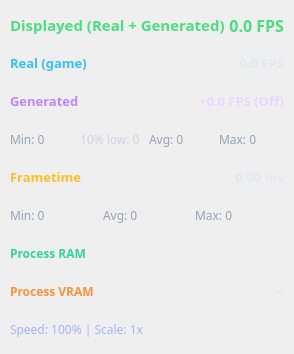
<?xml version="1.0" encoding="UTF-8"?>
<ui version="4.0">
 <class>PerformanceOverlay</class>
 <widget class="QWidget" name="PerformanceOverlay">
  <property name="geometry">
   <rect>
    <x>0</x>
    <y>0</y>
    <width>292</width>
    <height>354</height>
   </rect>
  </property>
  <property name="windowTitle">
   <string>Performance Overlay</string>
  </property>
  <layout class="QVBoxLayout" name="verticalLayout">
   <property name="spacing">
    <number>4</number>
   </property>
   <property name="leftMargin">
    <number>10</number>
   </property>
   <property name="topMargin">
    <number>8</number>
   </property>
   <property name="rightMargin">
    <number>10</number>
   </property>
   <property name="bottomMargin">
    <number>8</number>
   </property>
   <item>
    <layout class="QHBoxLayout" name="total_fps_layout">
     <item>
      <widget class="QLabel" name="label_total">
       <property name="font">
        <font>
         <family>Sans Serif</family>
         <pointsize>11</pointsize>
         <bold>true</bold>
        </font>
       </property>
       <property name="styleSheet">
        <string notr="true">color: #4ade80;</string>
       </property>
       <property name="text">
        <string>Displayed (Real + Generated)</string>
       </property>
      </widget>
     </item>
     <item>
      <widget class="QLabel" name="total_fps">
       <property name="font">
        <font>
         <family>Sans Serif</family>
         <pointsize>12</pointsize>
         <bold>true</bold>
        </font>
       </property>
       <property name="alignment">
        <set>Qt::AlignRight|Qt::AlignTrailing|Qt::AlignVCenter</set>
       </property>
       <property name="styleSheet">
        <string notr="true">color: #4ade80;</string>
       </property>
       <property name="text">
        <string>0.0 FPS</string>
       </property>
      </widget>
     </item>
    </layout>
   </item>
   <item>
    <layout class="QHBoxLayout" name="fps_label_layout">
     <item>
      <widget class="QLabel" name="label_4">
       <property name="font">
        <font>
         <family>Sans Serif</family>
         <pointsize>10</pointsize>
         <bold>true</bold>
        </font>
       </property>
       <property name="styleSheet">
        <string notr="true">color: #38bdf8;</string>
       </property>
       <property name="text">
        <string>Real (game)</string>
       </property>
      </widget>
     </item>
     <item>
      <widget class="QLabel" name="fps">
       <property name="font">
        <font>
         <family>Sans Serif</family>
         <pointsize>10</pointsize>
         <bold>true</bold>
        </font>
       </property>
       <property name="alignment">
        <set>Qt::AlignRight|Qt::AlignTrailing|Qt::AlignVCenter</set>
       </property>
       <property name="styleSheet">
        <string notr="true">color: #e2e8f0;</string>
       </property>
       <property name="text">
        <string>0.0 FPS</string>
       </property>
      </widget>
     </item>
    </layout>
   </item>
   <item>
    <layout class="QHBoxLayout" name="gen_fps_layout">
     <item>
      <widget class="QLabel" name="label_gen">
       <property name="font">
        <font>
         <family>Sans Serif</family>
         <pointsize>10</pointsize>
         <bold>true</bold>
        </font>
       </property>
       <property name="styleSheet">
        <string notr="true">color: #c084fc;</string>
       </property>
       <property name="text">
        <string>Generated</string>
       </property>
      </widget>
     </item>
     <item>
      <widget class="QLabel" name="fps_gen">
       <property name="font">
        <font>
         <family>Sans Serif</family>
         <pointsize>10</pointsize>
         <bold>true</bold>
        </font>
       </property>
       <property name="alignment">
        <set>Qt::AlignRight|Qt::AlignTrailing|Qt::AlignVCenter</set>
       </property>
       <property name="styleSheet">
        <string notr="true">color: #e9d5ff;</string>
       </property>
       <property name="text">
        <string>+0.0 FPS (Off)</string>
       </property>
      </widget>
     </item>
    </layout>
   </item>
   <item>
    <layout class="QHBoxLayout" name="horizontalLayout">
     <item>
      <widget class="QLabel" name="fps_min">
       <property name="font">
        <font>
         <family>Sans Serif</family>
         <pointsize>9</pointsize>
         <bold>false</bold>
        </font>
       </property>
       <property name="styleSheet">
        <string notr="true">color: #94a3b8;</string>
       </property>
       <property name="text">
        <string>Min: 0</string>
       </property>
      </widget>
     </item>
     <item>
      <widget class="QLabel" name="fps_low1">
       <property name="font">
        <font>
         <family>Sans Serif</family>
         <pointsize>9</pointsize>
         <bold>false</bold>
        </font>
       </property>
       <property name="styleSheet">
        <string notr="true">color: #cbd5e1;</string>
       </property>
       <property name="text">
        <string>10% low: 0</string>
       </property>
      </widget>
     </item>
     <item>
      <widget class="QLabel" name="fps_avg">
       <property name="font">
        <font>
         <family>Sans Serif</family>
         <pointsize>9</pointsize>
         <bold>false</bold>
        </font>
       </property>
       <property name="styleSheet">
        <string notr="true">color: #94a3b8;</string>
       </property>
       <property name="text">
        <string>Avg: 0</string>
       </property>
      </widget>
     </item>
     <item>
      <widget class="QLabel" name="fps_max">
       <property name="font">
        <font>
         <family>Sans Serif</family>
         <pointsize>9</pointsize>
         <bold>false</bold>
        </font>
       </property>
       <property name="styleSheet">
        <string notr="true">color: #94a3b8;</string>
       </property>
       <property name="text">
        <string>Max: 0</string>
       </property>
      </widget>
     </item>
    </layout>
   </item>
   <item>
    <layout class="QHBoxLayout" name="ft_label_layout">
     <item>
      <widget class="QLabel" name="label_3">
       <property name="font">
        <font>
         <family>Sans Serif</family>
         <pointsize>10</pointsize>
         <bold>true</bold>
        </font>
       </property>
       <property name="styleSheet">
        <string notr="true">color: #fbbf24;</string>
       </property>
       <property name="text">
        <string>Frametime</string>
       </property>
      </widget>
     </item>
     <item>
      <widget class="QLabel" name="frametime">
       <property name="font">
        <font>
         <family>Sans Serif</family>
         <pointsize>10</pointsize>
         <bold>true</bold>
        </font>
       </property>
       <property name="alignment">
        <set>Qt::AlignRight|Qt::AlignTrailing|Qt::AlignVCenter</set>
       </property>
       <property name="styleSheet">
        <string notr="true">color: #e2e8f0;</string>
       </property>
       <property name="text">
        <string>0.00 ms</string>
       </property>
      </widget>
     </item>
    </layout>
   </item>
   <item>
    <layout class="QHBoxLayout" name="ft_layout">
     <item>
      <widget class="QLabel" name="ft_min">
       <property name="font">
        <font>
         <family>Sans Serif</family>
         <pointsize>9</pointsize>
         <bold>false</bold>
        </font>
       </property>
       <property name="styleSheet">
        <string notr="true">color: #94a3b8;</string>
       </property>
       <property name="text">
        <string>Min: 0</string>
       </property>
      </widget>
     </item>
     <item>
      <widget class="QLabel" name="ft_avg">
       <property name="font">
        <font>
         <family>Sans Serif</family>
         <pointsize>9</pointsize>
         <bold>false</bold>
        </font>
       </property>
       <property name="styleSheet">
        <string notr="true">color: #94a3b8;</string>
       </property>
       <property name="text">
        <string>Avg: 0</string>
       </property>
      </widget>
     </item>
     <item>
      <widget class="QLabel" name="ft_max">
       <property name="font">
        <font>
         <family>Sans Serif</family>
         <pointsize>9</pointsize>
         <bold>false</bold>
        </font>
       </property>
       <property name="styleSheet">
        <string notr="true">color: #94a3b8;</string>
       </property>
       <property name="text">
        <string>Max: 0</string>
       </property>
      </widget>
     </item>
    </layout>
   </item>
   <item>
    <widget class="QWidget" name="ram_widget" native="true">
     <layout class="QHBoxLayout" name="ram_layout">
      <property name="leftMargin">
       <number>0</number>
      </property>
      <property name="topMargin">
       <number>0</number>
      </property>
      <property name="rightMargin">
       <number>0</number>
      </property>
      <property name="bottomMargin">
       <number>0</number>
      </property>
      <item>
       <widget class="QLabel" name="label_ram">
        <property name="font">
         <font>
          <family>Sans Serif</family>
          <pointsize>9</pointsize>
          <bold>true</bold>
         </font>
        </property>
        <property name="styleSheet">
         <string notr="true">color: #34d399;</string>
        </property>
        <property name="text">
         <string>Process RAM</string>
        </property>
       </widget>
      </item>
      <item>
       <widget class="QLabel" name="ram_usage">
        <property name="font">
         <font>
          <family>Sans Serif</family>
          <pointsize>9</pointsize>
          <bold>true</bold>
         </font>
        </property>
        <property name="alignment">
         <set>Qt::AlignRight|Qt::AlignTrailing|Qt::AlignVCenter</set>
        </property>
        <property name="styleSheet">
         <string notr="true">color: #e2e8f0;</string>
        </property>
        <property name="text">
         <string>--</string>
        </property>
       </widget>
      </item>
     </layout>
    </widget>
   </item>
   <item>
    <widget class="QWidget" name="vram_widget" native="true">
     <layout class="QHBoxLayout" name="vram_layout">
      <property name="leftMargin">
       <number>0</number>
      </property>
      <property name="topMargin">
       <number>0</number>
      </property>
      <property name="rightMargin">
       <number>0</number>
      </property>
      <property name="bottomMargin">
       <number>0</number>
      </property>
      <item>
       <widget class="QLabel" name="label_vram">
        <property name="font">
         <font>
          <family>Sans Serif</family>
          <pointsize>9</pointsize>
          <bold>true</bold>
         </font>
        </property>
        <property name="styleSheet">
         <string notr="true">color: #fb923c;</string>
        </property>
        <property name="text">
         <string>Process VRAM</string>
        </property>
       </widget>
      </item>
      <item>
       <widget class="QLabel" name="vram_usage">
        <property name="font">
         <font>
          <family>Sans Serif</family>
          <pointsize>9</pointsize>
          <bold>true</bold>
         </font>
        </property>
        <property name="alignment">
         <set>Qt::AlignRight|Qt::AlignTrailing|Qt::AlignVCenter</set>
        </property>
        <property name="styleSheet">
         <string notr="true">color: #e2e8f0;</string>
        </property>
        <property name="text">
         <string>--</string>
        </property>
       </widget>
      </item>
     </layout>
    </widget>
   </item>
   <item>
    <widget class="QLabel" name="status_info">
     <property name="font">
      <font>
       <family>Sans Serif</family>
       <pointsize>9</pointsize>
       <bold>false</bold>
      </font>
     </property>
     <property name="styleSheet">
      <string notr="true">color: #a5b4fc;</string>
     </property>
     <property name="text">
      <string>Speed: 100% | Scale: 1x</string>
     </property>
    </widget>
   </item>
  </layout>
 </widget>
 <resources/>
 <connections/>
</ui>
